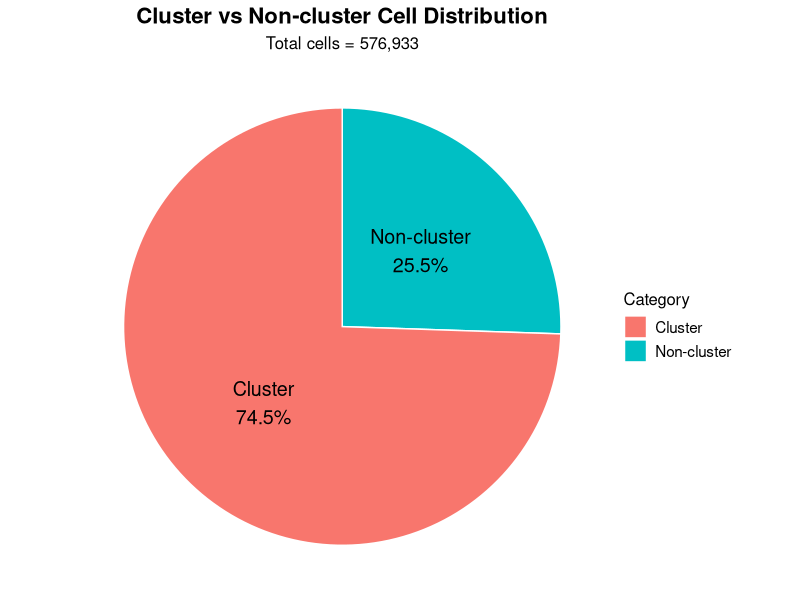

Source code (R):
library(ggplot2)
library(dplyr)

df_pie <- data.frame(
  type  = c("Non-cluster", "Cluster"),
  count = c(147304, 429629)
) %>%
  mutate(
    percent = count / sum(count) * 100,
    label = sprintf("%s\n%.1f%%", type, percent)
  )

total_n <- sum(df_pie$count)

ggplot(df_pie, aes(x = "", y = count, fill = type)) +
  geom_bar(stat = "identity", width = 1, color = "white") +
  coord_polar("y") +
  geom_text(
    aes(label = label),
    position = position_stack(vjust = 0.5),
    size = 5
  ) +
  labs(
    title    = "Cluster vs Non-cluster Cell Distribution",
    subtitle = paste0("Total cells = ", format(total_n, big.mark = ",")),
    fill     = "Category"
  ) +
  theme_void() +
  theme(
    plot.title    = element_text(hjust = 0.5, size = 16, face = "bold"),
    plot.subtitle = element_text(hjust = 0.5, size = 12),
    legend.title  = element_text(size = 12),
    legend.text   = element_text(size = 11)
  )
